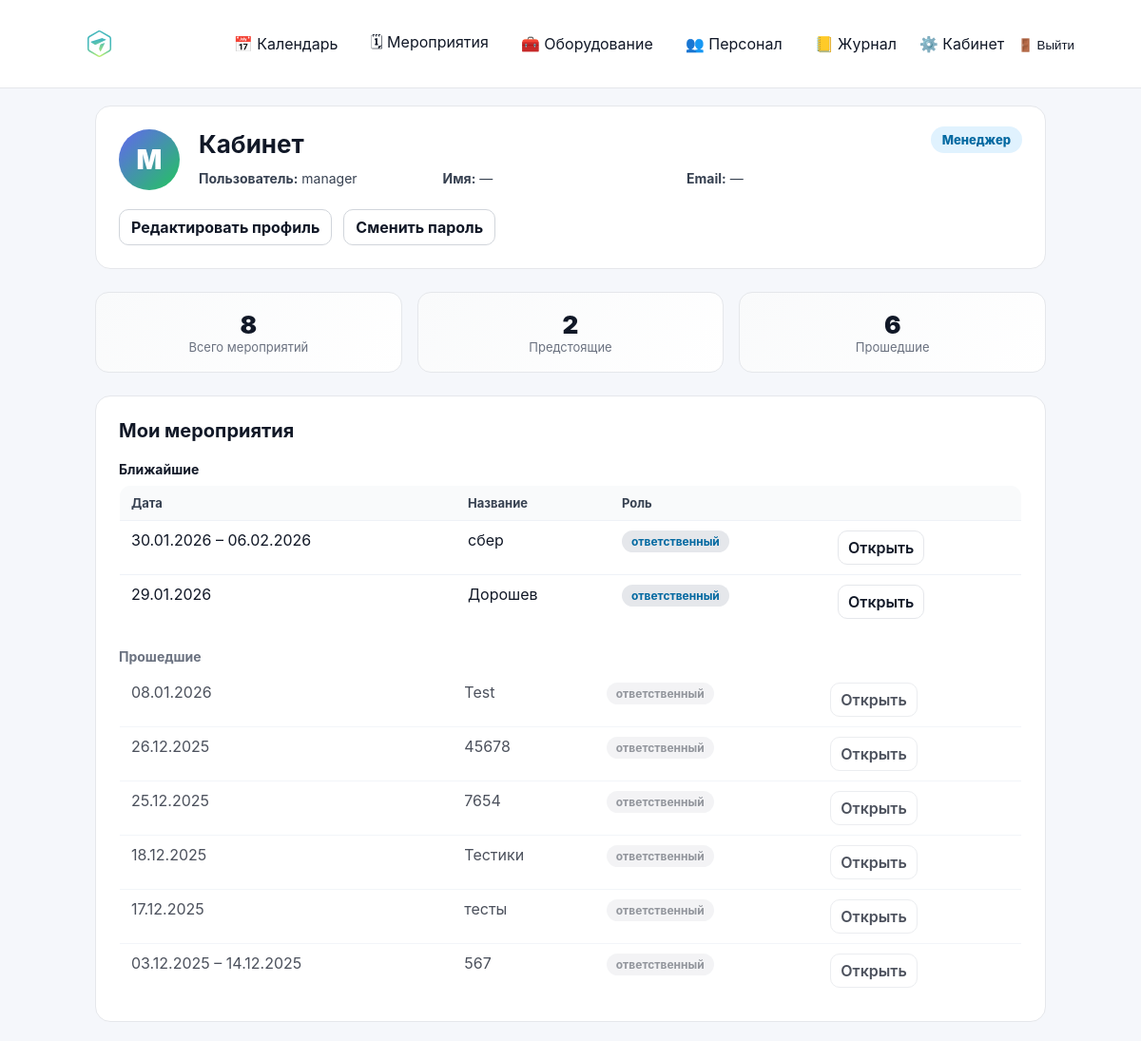
The page /cabinet/ (signed in) on the database as committed earlier.
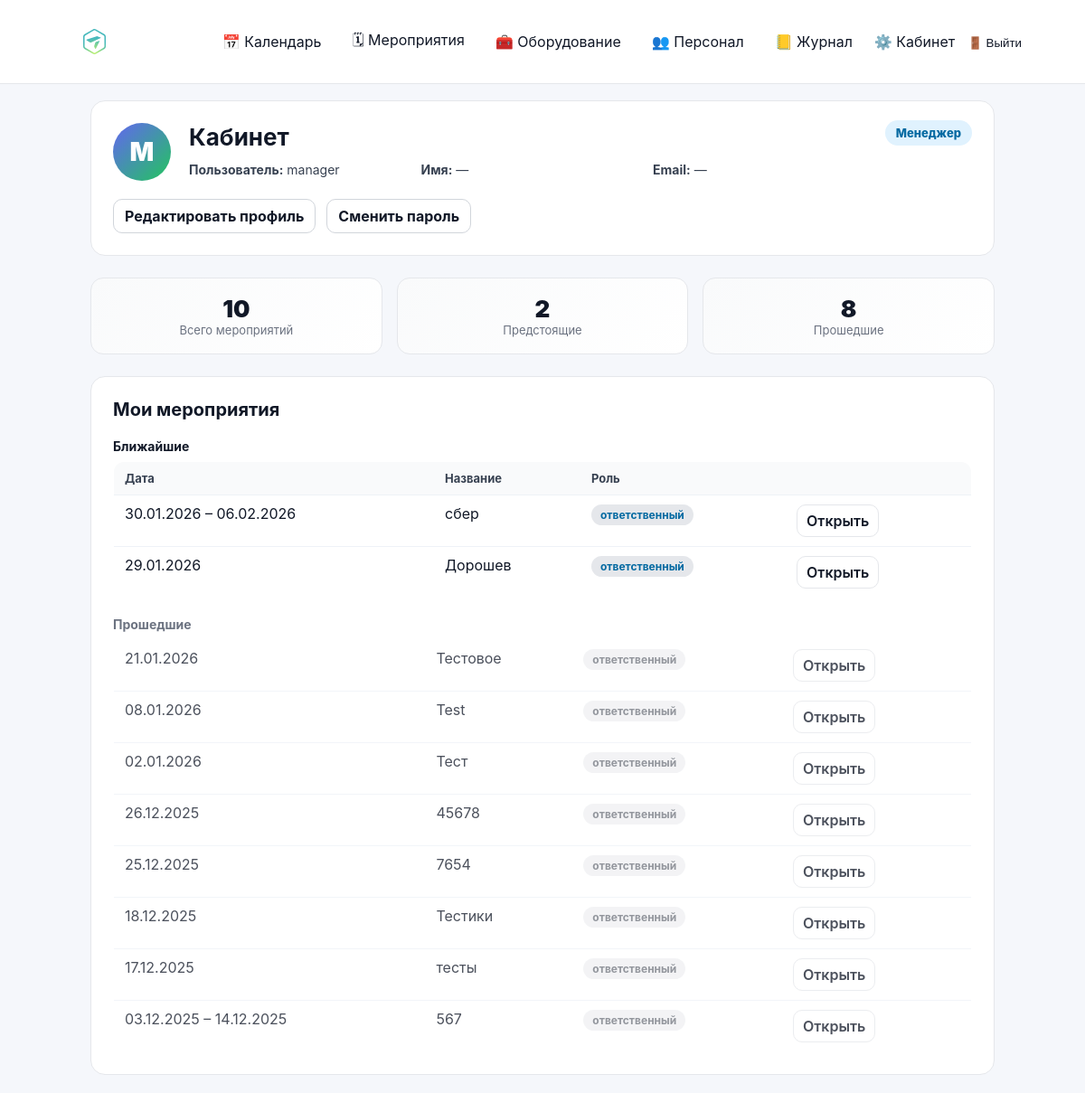
The same page on the database as committed later.
### events/models.py (models this page shows, shortened)
class Event(models.Model):
    class Meta:
        permissions = [
            ("edit_event_card", "Can edit event card (dates/status/etc)"),
            ("edit_event_equipment", "Can edit event equipment (own/rented)"),
        ]
    STATUS_DRAFT = "draft"
    STATUS_CONFIRMED = "confirmed"
    STATUS_CANCELLED = "cancelled"
    STATUS_CLOSED = "closed"
    STATUS_CHOICES = (
        (STATUS_DRAFT, "Черновик"),
        (STATUS_CONFIRMED, "Подтверждено"),
        (STATUS_CANCELLED, "Отменено"),
        (STATUS_CLOSED, "Закрыто"),
    )
    name = models.CharField(max_length=200)
    start_date = models.DateField()
    end_date = models.DateField(blank=True, null=True)
    client = models.CharField(max_length=200, blank=True)
    location = models.CharField(max_length=200, blank=True)
    responsible = models.ForeignKey(
        User,
        on_delete=models.SET_NULL,
        null=True,
        related_name="events",
    )
    s_engineer = models.ForeignKey(
        User,
        on_delete=models.SET_NULL,
        null=True,
        blank=True,
        related_name="senior_events",
    )
    engineers = models.ManyToManyField(
        User,
        blank=True,
        related_name="engineer_events",
    )
    status = models.CharField(
        max_length=20,
        choices=STATUS_CHOICES,
        default=STATUS_DRAFT,
    )
    created_at = models.DateTimeField(auto_now_add=True)

### cabinet/views.py (the view)
# urls.py: path("", views.dashboard, name="dashboard"),
@login_required
def dashboard(request):
    user = request.user
    today = date.today()
    q = Q(responsible=user)
    if hasattr(Event, "s_engineer"):
        q = q | Q(s_engineer=user)
    if hasattr(Event, "engineers"):
        q = q | Q(engineers=user)
    qs = (
        Event.objects.filter(q)
        .distinct()
        .order_by("-start_date", "-id")
    )
    if hasattr(Event, "s_engineer"):
        qs = qs.select_related("responsible", "s_engineer")
    else:
        qs = qs.select_related("responsible")
    if hasattr(Event, "engineers"):
        qs = qs.prefetch_related("engineers")
    upcoming = []
    past = []
    for ev in qs:
        end = ev.end_date or ev.start_date
        role_name, role_slug = _event_user_role(ev, user)
        item = {
            "event": ev,
            "date_display": _format_date_range(ev.start_date, ev.end_date),
            "role_name": role_name,
            "role_slug": role_slug,
        }
        if end >= today:
            upcoming.append(item)
        else:
            past.append(item)
    stats = {
        "total": len(upcoming) + len(past),
        "upcoming": len(upcoming),
        "past": len(past),
    }
    role_name, role_slug = _get_primary_role(user)
    context = {
        "role_name": role_name,
        "role_slug": role_slug,
        "stats": stats,
        "upcoming_events": upcoming,
        "past_events": past,
    }
    return render(request, "cabinet/dashboard.html", context)

### accounts/context_processors.py (called while the page is built)
def authz_flags(request):
    user = getattr(request, "user", None)
    return {
        "can_manage_staff": can_manage_staff(user),
        "can_edit_event_card": can_edit_event_card(user),
        "can_edit_event_equipment": can_edit_event_equipment(user),
        "can_edit_inventory": can_edit_inventory(user),
    }

### accounts/permissions.py (called while the page is built)
def _ok(user) -> bool:
    return bool(user and user.is_authenticated)

def is_super(user) -> bool:
    return bool(_ok(user) and getattr(user, "is_superuser", False))

def can_manage_staff(user) -> bool:
    return is_super(user) or (_ok(user) and user.has_perm("accounts.manage_staff"))

def can_edit_inventory(user) -> bool:
    return is_super(user) or (_ok(user) and user.has_perm("inventory.manage_inventory"))

def can_edit_event_card(user) -> bool:
    return is_super(user) or (_ok(user) and user.has_perm("events.edit_event_card"))

def can_edit_event_equipment(user) -> bool:
    return is_super(user) or (_ok(user) and user.has_perm("events.edit_event_equipment"))

### cabinet/views.py (called while the page is built)
def _format_date_range(start, end):
    if not end or end == start:
        return start.strftime("%d.%m.%Y")
    return f"{start.strftime('%d.%m.%Y')} – {end.strftime('%d.%m.%Y')}"

### cabinet/templates/cabinet/dashboard.html (shortened to what this page needs)
{% extends "base.html" %}
{% load static %}
{% block content %}
<div class="cabinet-page">
    <div class="cabinet-card cabinet-profile">
        <div class="cabinet-profile-header">
            <div class="cabinet-avatar">
                {{ user.first_name|default:user.username|slice:":1"|upper }}
            </div>
            <div class="cabinet-profile-info">
                <h1 class="cabinet-title">Кабинет</h1>
                <div class="cabinet-user-meta">
                    <div><strong>Пользователь:</strong> {{ user.username }}</div>
                    <div><strong>Имя:</strong> {{ user.get_full_name|default:"—" }}</div>
                    <div><strong>Email:</strong> {{ user.email|default:"—" }}</div>
                </div>
            </div>
            <div class="cabinet-role">
                <span class="role-badge role-{{ role_slug }}">
                    {{ role_name }}
                </span>
            </div>
        </div>
        <div class="cabinet-actions">
            <a href="{% url 'cabinet:profile_edit' %}" class="btn">
                Редактировать профиль
            </a>
            <a href="{% url 'cabinet:password_change' %}" class="btn">
                Сменить пароль
            </a>
        </div>
    </div>
    <div class="cabinet-stats">
        <div class="stat-card">
            <div class="stat-value">{{ stats.total }}</div>
            <div class="stat-label">Всего мероприятий</div>
        </div>
        <div class="stat-card">
            <div class="stat-value">{{ stats.upcoming }}</div>
            <div class="stat-label">Предстоящие</div>
        </div>
        <div class="stat-card">
            <div class="stat-value">{{ stats.past }}</div>
            <div class="stat-label">Прошедшие</div>
        </div>
    </div>
    <div class="cabinet-card">
        <h2 class="cabinet-section-title">Мои мероприятия</h2>
        {% if upcoming_events %}
        <div class="cabinet-subtitle">Ближайшие</div>
        <table class="list-table">
            <thead>
                <tr>
                    <th>Дата</th>
                    <th>Название</th>
                    <th>Роль</th>
                    <th></th>
                </tr>
            </thead>
            <tbody>
                {% for item in upcoming_events %}
                <tr>
                    <td>{{ item.date_display }}</td>
                    <td>{{ item.event.name }}</td>
                    <td>
                        <span class="role-pill role-{{ item.role_slug }}">
                            {{ item.role_name }}
                        </span>
                    </td>
                    <td>
                        <a href="{% url 'event_detail' item.event.id %}" class="btn btn-secondary">
                            Открыть
                        </a>
                    </td>
                </tr>
                {% endfor %}
            </tbody>
        </table>
        {% endif %}
        {% if past_events %}
        <div class="cabinet-subtitle cabinet-subtitle-muted">Прошедшие</div>
        <table class="list-table list-table-muted">
            <tbody>
                {% for item in past_events %}
                <tr>
                    <td>{{ item.date_display }}</td>
                    <td>{{ item.event.name }}</td>
                    <td>
                        <span class="role-pill role-muted">
                            {{ item.role_name }}
                        </span>
                    </td>
                    <td>
                        <a href="{% url 'event_detail' item.event.id %}" class="btn btn-secondary">
                            Открыть
                        </a>
                    </td>
                </tr>
                {% endfor %}
            </tbody>
        </table>
        {% endif %}
    </div>
</div>
{% endblock %}

Rows that differ between the two databases and show on the page:
added Event: date_display "21.01.2026", event.name "Тестовое", role_name "ответственный"
added Event: date_display "02.01.2026", event.name "Тест", role_name "ответственный"
Other text that changed with them:
{{ stats.total }}: "8" → "10"
{{ stats.past }}: "6" → "8"
